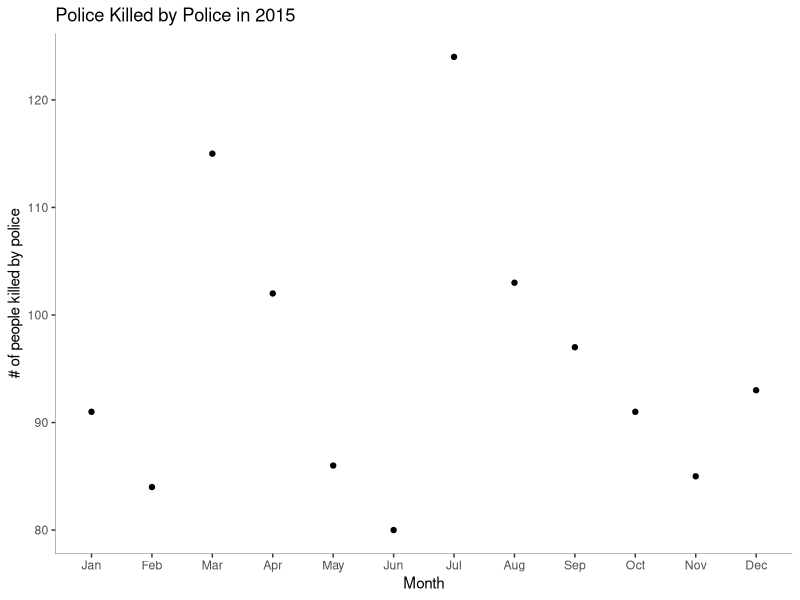
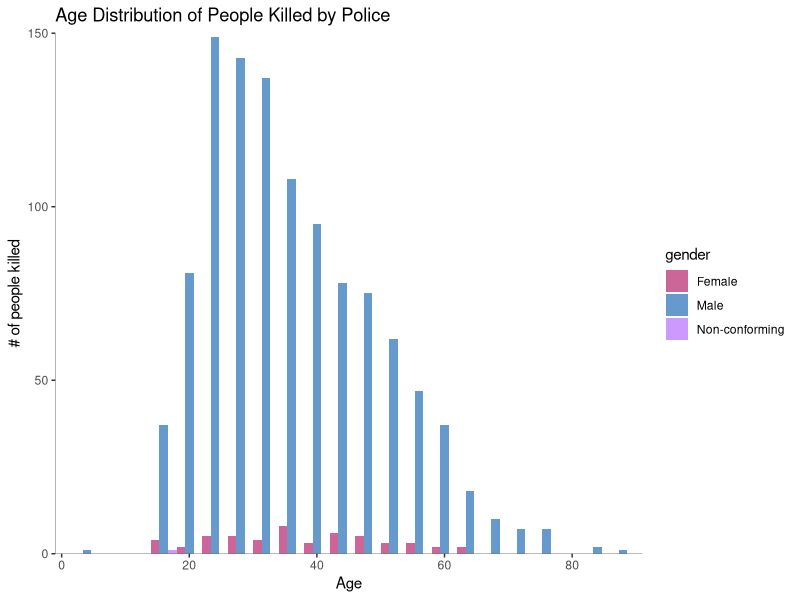
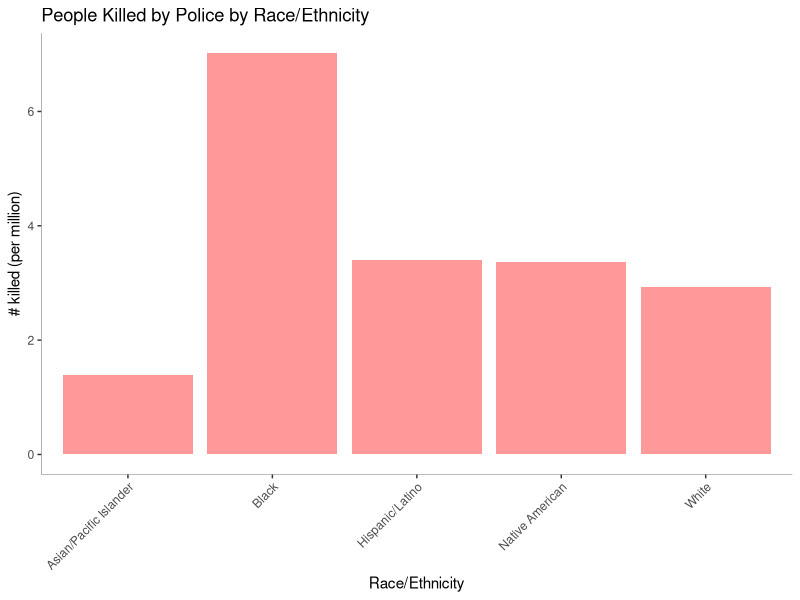
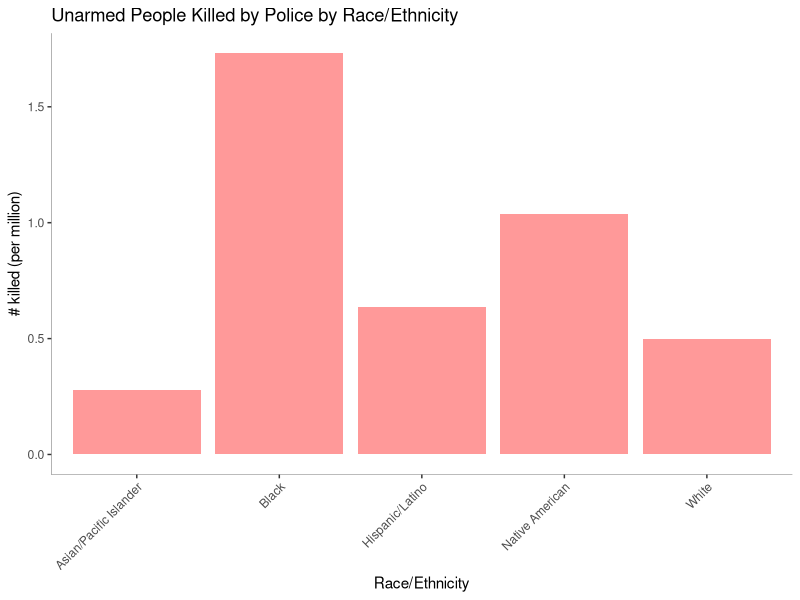

Here is the R script that generated these plots, in order:
## ---- chunk 1
library(jsonlite)
library(stringr)
library(tidyverse)
library(readr)
library(knitr)

data <- read_csv('14_data_3.csv')
## ---- chunk 2

## ---- chunk 3

## ---- chunk 4

## ---- chunk 5

## ---- chunk 6

## ---- chunk 7

## ---- chunk 8
# PLOT OF DEATHS PER MONTH
date_count <- data %>% group_by(month_num) %>% count()
ggplot(date_count) + 
    geom_line(aes(x=month_num, y=n), color="#FF9999") +
    geom_point(aes(x=month_num, y=n), stat = "identity") + 
    ggtitle('Police Killed by Police in 2015') +
    labs(x = 'Month', y = '# of people killed by police') + 
    theme(axis.line.x = element_line(color = "black", size=.1),
        axis.line.y = element_line(color="black", size = .1), 
          panel.background = element_blank()) +
    scale_x_discrete(limits=c("01", "02", "03", "04", "05", "06", "07", "08", "09", "10", "11", "12"),
                     labels=c("Jan","Feb","Mar","Apr","May","Jun", "Jul", "Aug", "Sep", "Oct", "Nov","Dec"))  
## ---- chunk 9
# HISTOGRAM OF AGE AND GENDER
data_age <- na.omit(select(data,age,gender))
ggplot(data_age) + geom_histogram(aes(x=age, fill=gender), binwidth = 4,position="dodge") + scale_fill_manual(values=c("Female"="#CC6699", "Male"="#6699CC", "Non-conforming"="#CC99FF")) +
    ggtitle('Age Distribution of People Killed by Police') + labs(x = 'Age', y = '# of people killed') +
    theme(panel.background = element_blank(), 
          axis.line = element_line(colour = "black", size=.1))+
    scale_x_continuous(breaks=c(0,20, 40, 60, 80),
                       limits=c(0,90),
                       expand=c(0, 1)) +
    scale_y_continuous(breaks=c(0, 50, 100, 150),
                       limits=c(0, 150),
                       expand=c(0,0)) 
## ---- chunk 10
# FUNCTION TO TURN INTO PER MILLION COUNTS (NORMAILZES)
pop_2015 = 321418820

asian_share = 0.056
black_share = 0.133
hispanic_share = 0.176
native_share = 0.012
white_share = 0.616

per_million_counts <- function(race_count){
    race_count$per_million <- NA
    for (i in 1:nrow(race_count)){
        if (race_count$raceethnicity[i] == "Asian/Pacific Islander"){
            race_count$per_million[i] = ((race_count$n[race_count$raceethnicity=="Asian/Pacific Islander"])*1000000)/(pop_2015*asian_share)
        } else if (race_count$raceethnicity[i] == "Black"){
            race_count$per_million[i] =     ((race_count$n[race_count$raceethnicity=="Black"])*1000000)/(pop_2015*black_share)
        } else if (race_count$raceethnicity[i] == "Hispanic/Latino"){ 
            race_count$per_million[i] = ((race_count$n[race_count$raceethnicity=="Hispanic/Latino"])*1000000)/(pop_2015*hispanic_share)
        } else if (race_count$raceethnicity[i] == "Native American"){ 
            race_count$per_million[i] = 
                ((race_count$n[race_count$raceethnicity=="Native American"])*1000000)/(pop_2015*native_share)
        } else if (race_count$raceethnicity[i] == "White"){ 
            race_count$per_million[i] = ((race_count$n[race_count$raceethnicity=="White"])*1000000)/(pop_2015*white_share)
        } else race_count$per_million[i] = NA       
    }
    return(race_count)
}
## ---- chunk 11
# KABBLE BY RACE
race_count <- data %>% group_by(raceethnicity) %>% count()
race_count %>% arrange(desc(n)) %>% kable(col.names = c("Race/Ethnicity","Number of Deaths"), caption="Number of People Killed by Police by Race/Ethnicity")
## ---- chunk 12
# HISTOGRAM BY RACE PER MILLION
race_count <- per_million_counts(race_count)
# Make a histogram
ggplot(na.omit(race_count)) + geom_bar(aes(x=raceethnicity, y=per_million), stat = "identity", fill="#FF9999") + 
    theme(axis.text.x=element_text(angle=45,hjust=1,vjust=1), axis.line = element_line(colour = "black", size=.1),
          panel.background = element_blank()) +
    ggtitle('People Killed by Police by Race/Ethnicity') +
    labs(x = 'Race/Ethnicity', y = '# killed (per million)')
## ---- chunk 13
# KABBLE ARMED BY RACE
race_count_armed <- data %>% filter(is_armed==0) %>% group_by(raceethnicity) %>% count()
race_count_armed %>% arrange(desc(n)) %>% kable(col.names = c("Race/Ethnicity","Number of Deaths"), caption="Number of Unarmed People Killed by Police by Race/Ethnicity")
## ---- chunk 14
# HISTOGRAM ARMED BY RACE PER MILLION
race_count_armed <- per_million_counts(race_count_armed)
# Make a histogram
ggplot(na.omit(race_count_armed)) + geom_bar(aes(x=raceethnicity, y=per_million), stat = "identity", fill="#FF9999") + 
    theme(axis.text.x=element_text(angle=45,hjust=1,vjust=1), axis.line = element_line(colour = "black", size=.1),
          panel.background = element_blank()) +
    ggtitle('Unarmed People Killed by Police by Race/Ethnicity') +
    labs(x = 'Race/Ethnicity', y = '# killed (per million)')
## ---- chunk 15

## ---- chunk 16

